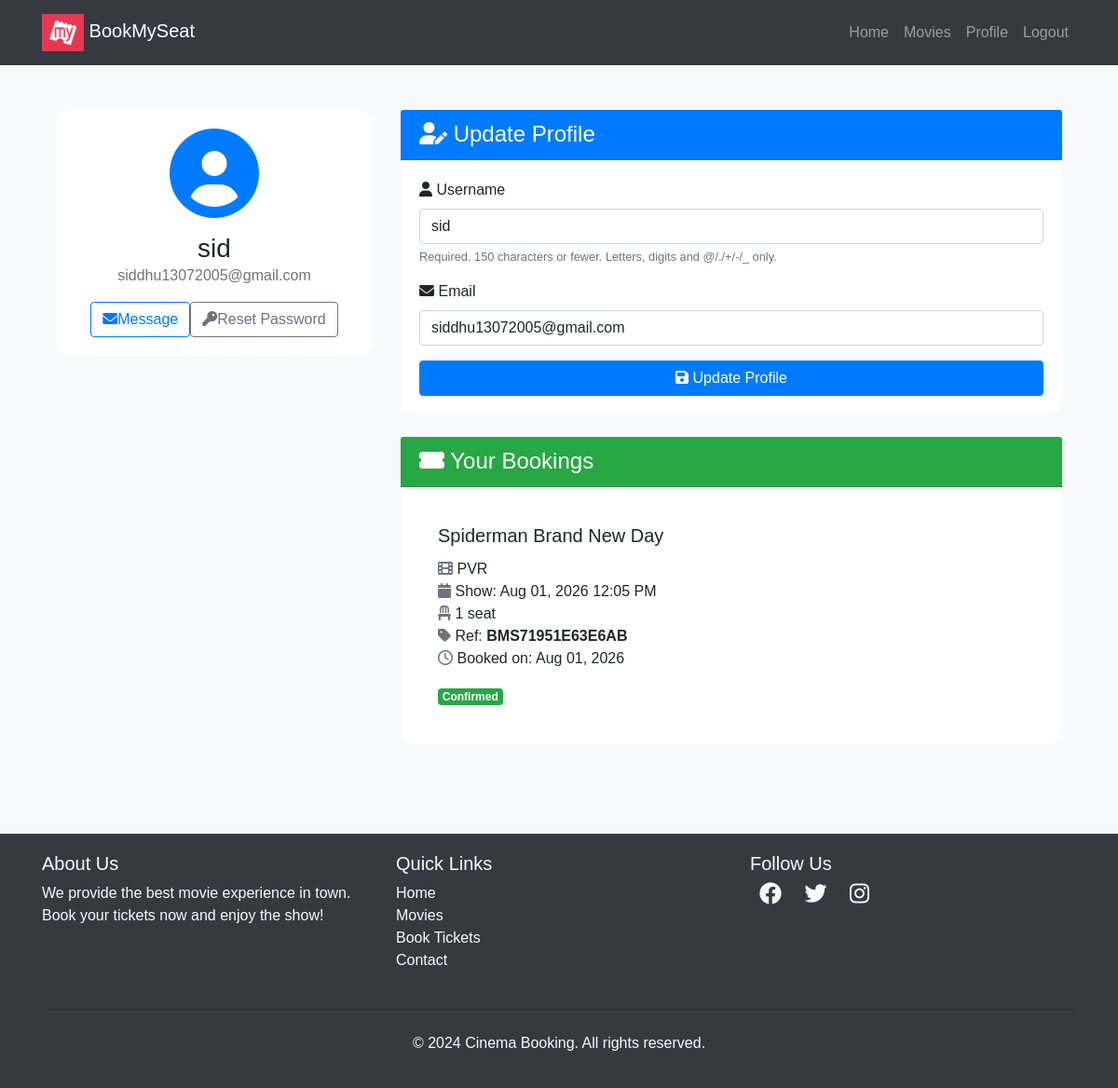
The page /users/profile/ (signed in) on the database its author committed.
### movies/models.py (models this page shows, shortened)
class Booking(models.Model):
    BOOKING_STATUS = [
        ('pending', 'Pending'),
        ('confirmed', 'Confirmed'),
        ('cancelled', 'Cancelled'),
        ('completed', 'Completed'),
    ]
    user = models.ForeignKey(User, on_delete=models.CASCADE, related_name='bookings')
    show_schedule = models.ForeignKey(ShowSchedule, on_delete=models.CASCADE, related_name='bookings', null=True, blank=True)
    booking_reference = models.CharField(max_length=20, unique=True, editable=False)
    number_of_seats = models.PositiveIntegerField()
    total_price = models.DecimalField(max_digits=10, decimal_places=2, editable=False, default=0)
    status = models.CharField(max_length=20, choices=BOOKING_STATUS, default='pending')
    booked_at = models.DateTimeField(auto_now_add=True)
    updated_at = models.DateTimeField(auto_now=True)
    seat = models.OneToOneField(Seat, on_delete=models.CASCADE, null=True, blank=True)
    movie = models.ForeignKey(Movie, on_delete=models.CASCADE, null=True, blank=True)
    theater = models.ForeignKey(Theater, on_delete=models.CASCADE, null=True, blank=True)
    class Meta:
        ordering = ['-booked_at']
        indexes = [
            models.Index(fields=['booking_reference']),
            models.Index(fields=['user', '-booked_at']),
        ]

class Movie(models.Model):
    STATUS_CHOICES = [
        ('upcoming', 'Upcoming'),
        ('now_showing', 'Now Showing'),
        ('ended', 'Ended'),
    ]
    title = models.CharField(max_length=255)
    description = models.TextField(blank=True, null=True)
    duration_minutes = models.PositiveIntegerField(default=0, help_text='Duration in minutes')
    release_date = models.DateField(null=True, blank=True)
    age_certification = models.CharField(
        max_length=10,
        help_text='e.g. U, UA, A, PG-13, R',
        blank=True
    )
    trailer_url = models.URLField(
        blank=True,
        null=True,
        help_text='YouTube trailer URL'
    )
    status = models.CharField(max_length=20, choices=STATUS_CHOICES, default='upcoming')
    poster = models.ImageField(upload_to='movies/posters/', blank=True, null=True)
    genres = models.ManyToManyField(Genre, blank=True, related_name='movies')
    languages = models.ManyToManyField(Language, blank=True, related_name='movies')
    cast = models.ManyToManyField(CastMember, blank=True, related_name='movies')
    name = models.CharField(max_length=255, blank=True, editable=False)
    image = models.ImageField(upload_to='movies/', blank=True, null=True)
    rating = models.DecimalField(max_digits=3, decimal_places=1, default=0.0)
    review_count = models.PositiveIntegerField(default=0, editable=False)
    class Meta:
        ordering = ['-release_date']

class Theater(models.Model):
    name = models.CharField(max_length=255)
    location = models.CharField(max_length=255, blank=True)
    total_seats = models.PositiveIntegerField(default=0)
    movie = models.ForeignKey(
        Movie, on_delete=models.CASCADE,
        related_name='theaters',
        null=True, blank=True
    )
    time = models.DateTimeField(null=True, blank=True)
    class Meta:
        ordering = ['name']

class ShowSchedule(models.Model):
    movie = models.ForeignKey(Movie, on_delete=models.CASCADE, related_name='schedules')
    theater = models.ForeignKey(Theater, on_delete=models.CASCADE, related_name='schedules')
    show_time = models.DateTimeField()
    price = models.DecimalField(max_digits=8, decimal_places=2, default=0.00)
    available_seats = models.PositiveIntegerField(default=0)
    class Meta:
        ordering = ['show_time']
        unique_together = ('theater', 'show_time')

### users/views.py (the view)
# urls.py: path('profile/', profile, name='profile'),
@login_required
def profile(request):
    bookings= Booking.objects.filter(user=request.user)
    if request.method == 'POST':
        u_form = UserUpdateForm(request.POST, instance=request.user)
        if u_form.is_valid():
            u_form.save()
            return redirect('profile')
    else:
        u_form = UserUpdateForm(instance=request.user)
    return render(request, 'users/profile.html', {'u_form': u_form,'bookings':bookings})

### users/forms.py
class UserUpdateForm(forms.ModelForm):
    email = forms.EmailField()
    class Meta:
        model = User
        fields = ['username', 'email']

### templates/users/profile.html (shortened to what this page needs)
{% extends "users/basic.html" %} {% block content %}
<div class="container py-5">
  <div class="row">
    <div class="col-lg-4 mb-4">
      <div class="card shadow">
        <div class="card-body text-center">
          <div class="mb-3">
            <i class="fas fa-user-circle fa-6x text-primary"></i>
          </div>
          <h3 class="card-title mb-0">{{ user.username }}</h3>
          <p class="text-muted mb-3">{{ user.email }}</p>
          <div class="d-flex justify-content-center">
            <a href="#" class="btn btn-outline-primary me-2"><i class="fas fa-envelope me-2"></i>Message</a>
            <a href="{% url 'password_reset' %}" class="btn btn-outline-secondary"><i class="fas fa-key me-2"></i>Reset Password</a>
          </div>
        </div>
      </div>
    </div>
    <div class="col-lg-8">
      <div class="card shadow mb-4">
        <div class="card-header bg-primary text-white">
          <h4 class="mb-0"><i class="fas fa-user-edit me-2"></i> Update Profile</h4>
        </div>
        <div class="card-body">
          <form method="POST">
            {% for field in u_form %}
              <div class="mb-3">
                <label for="{{ field.id_for_label }}" class="form-label">
                  <i class="fas fa-{% if field.name == 'username' %}user{% elif field.name == 'email' %}envelope{% else %}info-circle{% endif %} me-2"></i>
                  {{ field.label }}
                </label>
                {{ field }}
                {% if field.help_text %}
                  <small class="form-text text-muted">{{ field.help_text }}</small>
                {% endif %}
              </div>
            {% endfor %}
            <button class="btn btn-primary w-100" type="submit"><i class="fas fa-save me-2"></i> Update Profile</button>
          </form>
        </div>
      </div>
      <div class="card shadow">
        <div class="card-header bg-success text-white">
          <h4 class="mb-0"><i class="fas fa-ticket-alt me-2"> </i> Your Bookings</h4>
        </div>
        <div class="card-body">
          {% if bookings %}
            <div class="row row-cols-1 row-cols-md-2 g-4">
              {% for booking in bookings %}
                <div class="col">
                  <div class="card h-100 border-0 shadow-sm">
                    <div class="card-body">
                      <h5 class="card-title">
                        {% if booking.movie %}{{ booking.movie.title|default:booking.movie.name }}{% else %}Unknown Movie{% endif %}
                      </h5>
                      <p class="card-text">
                        <i class="fas fa-film me-2 text-muted"></i>
                        {% if booking.theater %}{{ booking.theater.name }}{% else %}—{% endif %}<br>
                        <i class="fas fa-calendar me-2 text-muted"></i>
                        Show: {% if booking.show_schedule %}{{ booking.show_schedule.show_time|date:"M d, Y h:i A" }}{% elif booking.theater and booking.theater.time %}{{ booking.theater.time|date:"M d, Y h:i A" }}{% else %}—{% endif %}<br>
                        <i class="fas fa-chair me-2 text-muted"></i>
                        {% if booking.seat %}Seat: {{ booking.seat.seat_number }}{% else %}{{ booking.number_of_seats }} seat{{ booking.number_of_seats|pluralize }}{% endif %}<br>
                        <i class="fas fa-tag me-2 text-muted"></i>
                        Ref: <strong>{{ booking.booking_reference }}</strong><br>
                        <i class="far fa-clock me-2 text-muted"></i>
                        Booked on: {{ booking.booked_at|date:"M d, Y" }}
                      </p>
                      <span class="badge {% if booking.status == 'confirmed' %}badge-success{% elif booking.status == 'pending' %}badge-warning{% elif booking.status == 'cancelled' %}badge-danger{% else %}badge-secondary{% endif %}">
                        {{ booking.get_status_display }}
                      </span>
                    </div>
                  </div>
                </div>
              {% endfor %}
            </div>
          {% else %}
            <div class="text-center py-5">
              <i class="fas fa-ticket-alt fa-4x text-muted mb-3"></i>
              <p class="lead mb-0">No bookings yet. Time to plan your next movie night!</p>
            </div>
          {% endif %}
        </div>
      </div>
    </div>
  </div>
</div>
<link rel="stylesheet" href="https://cdnjs.cloudflare.com/ajax/libs/font-awesome/6.0.0-beta3/css/all.min.css">
{% endblock %}

### templates/users/basic.html (style rules this page uses)
body { font-family: Arial, sans-serif; }

### templates/users/profile.html (style rules this page uses)
body { background-color: #f8f9fa; }
.card { border-radius: 15px; border: none; transition: transform 0.3s ease-in-out; }
.card-header { border-top-left-radius: 15px; border-top-right-radius: 15px; }
form input, form select, form textarea { display: block; width: 100%; padding: 0.375rem 0.75rem; font-size: 1rem; font-weight: 400; line-height: 1.5; color: #212529; background-color: #fff; background-clip: padding-box; border: 1px solid #ced4da; border-radius: 0.25rem; transition: border-color 0.15s ease-in-out, box-shadow 0.15s ease-in-out; }

### rows shown on the page
Booking: movie "Spiderman Brand New Day", theater.name "PVR", show_schedule.show_time "Aug 01, 2026 12:05 PM", number_of_seats "1", booking_reference "BMS71951E63E6AB", booked_at "Aug 01, 2026", status "Confirmed"

### other values the page prints
{{ user.username }} "sid"
{{ user.email }} "siddhu13072005@gmail.com"
{{ field.label }} "Username" "Email"
{{ field.help_text }} "Required. 150 characters or fewer. Letters, digits and @/./+/-/_ only."
